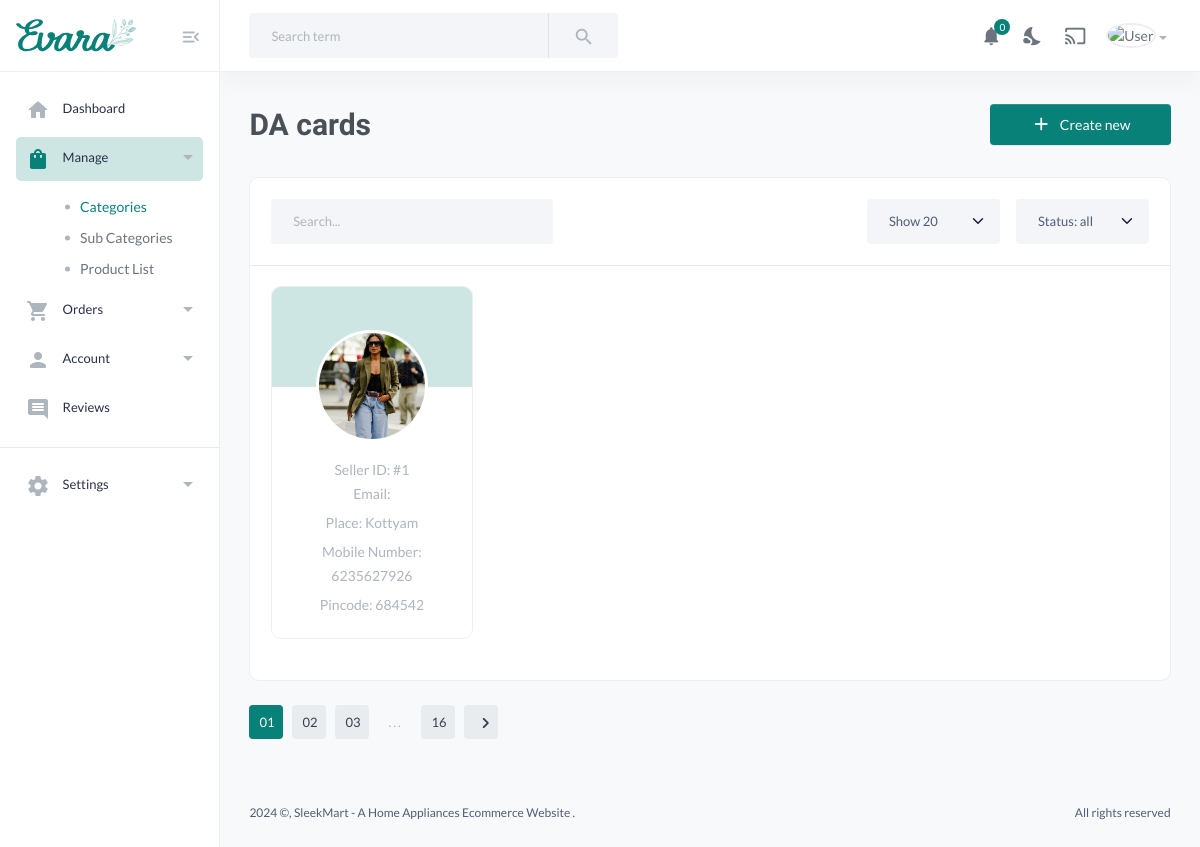
/view_da, run on an earlier commit of the app's database.
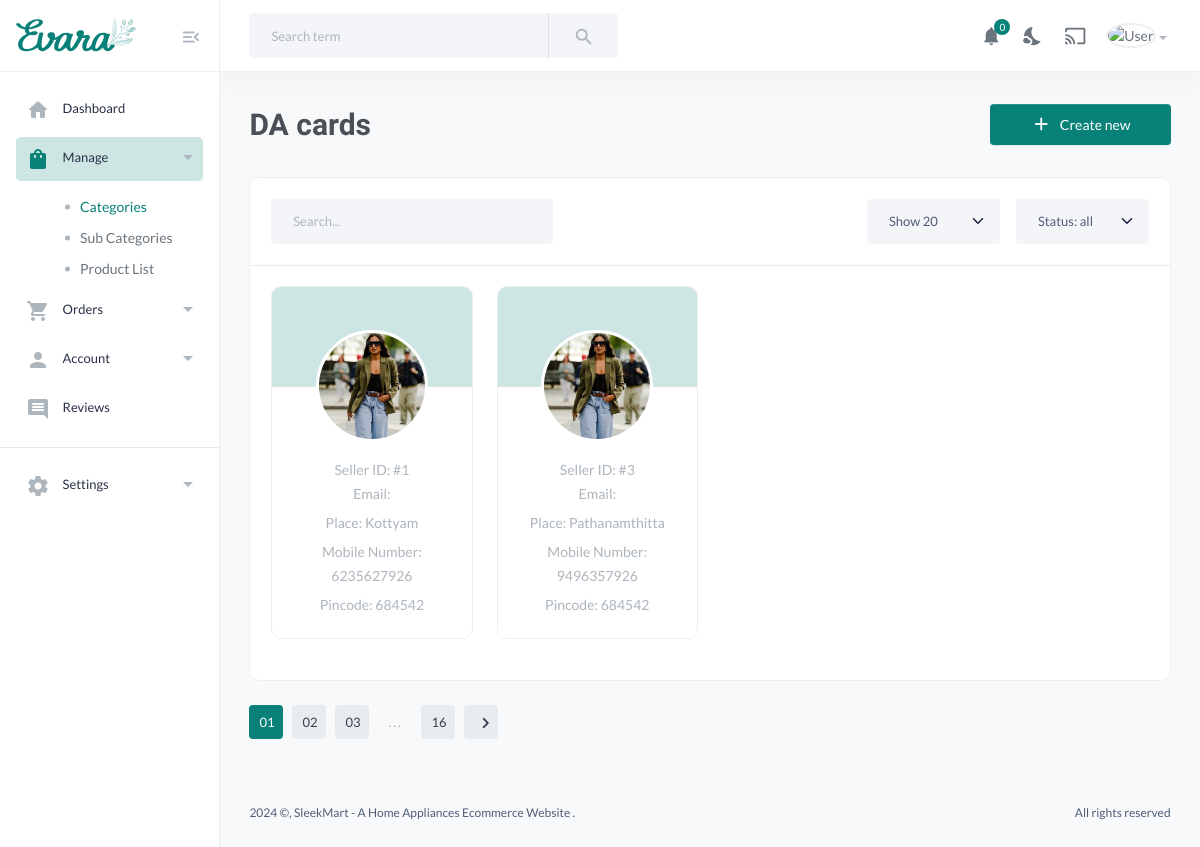
And on a later commit of the database.
### dashboard/models.py (models this page shows, shortened)
class DeliveryAgent(models.Model):
    user = models.OneToOneField(CustomUser, on_delete=models.CASCADE)
    place = models.CharField(max_length=100, blank=True, null=True)
    pincode = models.CharField(max_length=10, blank=True, null=True)
    location = models.CharField(max_length=100, blank=True, null=True)
    assigned_seller = models.ForeignKey(Seller, on_delete=models.CASCADE, null=True, blank=True)
    latitude = models.DecimalField(max_digits=9, decimal_places=6, null=True, blank=True)
    longitude = models.DecimalField(max_digits=9, decimal_places=6, null=True, blank=True)

class CustomUser(AbstractBaseUser, PermissionsMixin):
    USER_ROLES = (
        ('customer', 'Customer'),
        ('seller', 'Seller'),
        ('admin', 'Admin'),
        ('delivery_agent', 'Delivery Agent'),
    )
    email = models.EmailField(unique=True)
    name = models.CharField(max_length=100,null=True, blank=True)
    mobile = models.CharField(max_length=15, blank=True, null=True)
    profile_pic = models.ImageField(upload_to='profile_pics/', blank=True, null=True)
    address = models.TextField(blank=True, null=True)
    is_active = models.BooleanField(default=True)
    is_staff = models.BooleanField(default=False)
    date_joined = models.DateTimeField(default=timezone.now)
    role = models.CharField(max_length=15, choices=USER_ROLES, blank=True, null=True,default='customer')
    objects = CustomUserManager()
    USERNAME_FIELD = 'email'
    REQUIRED_FIELDS = ['name']

### dashboard/views.py (the view)
# urls.py: path('view_da', views.view_da, name='view_da'),
def view_da(request):
    delivery_agents = DeliveryAgent.objects.all()
    context = {
        'delivery_agents': delivery_agents,
    }
    return render(request, 'MainUser/delivery_agent_list.html', context)

### templates/MainUser/delivery_agent_list.html (shortened to what the changed rows need)
{% load static %}
<!DOCTYPE HTML>
<html lang="en">
<head>
    <link href="{% static 'assets/css/main.css' %}" rel="stylesheet" type="text/css" />
</head>
<body>
    <main class="main-wrap">
        <form method="post" id= "yourForm" enctype="multipart/form-data" >
            <section class="content-main">
                <div class="content-header">
                    <h2 class="content-title">DA cards</h2>
                </div>
                <div class="card mb-4">
                    <div class="card-body">
                        <div class="row row-cols-1 row-cols-sm-2 row-cols-lg-3 row-cols-xl-4">
                            {% for agent in delivery_agents %}
                                <div class="col">
                                    <div class="card card-user">
                                        <div class="card-header">
                                            <img class="img-md img-avatar" src="{% static 'images/women-01.jpg' %}" alt="User pic">
                                        </div>
                                        <div class="card-body">
                                            <div class="card-text text-muted">
                                                <p class="m-0">Seller ID: #{{ agent.id }}</p>
                                                <p>Email: <a href="mailto:{{ agent.user.email }}" class="__cf_email__" data-cfemail="{{ agent.email_encoded }}">{{ agent.email }}</a></p>
                                                <p>Place: {{ agent.place }}</p>
                                                <p>Mobile Number: {{ agent.user.mobile }}</p>
                                                <p>Pincode: {{ agent.pincode }}</p>
                                            </div>
                                        </div>
                                    </div>
                                </div>
                            {% endfor %}
                        </div>
                    </div>
                </div>
            </section>
    </form>
    </main>
</body>
</html>

What changed in the data, as far as the page shows it:
added DeliveryAgent: id "3", place "Pathanamthitta", user.mobile "9496357926", pincode "684542"
